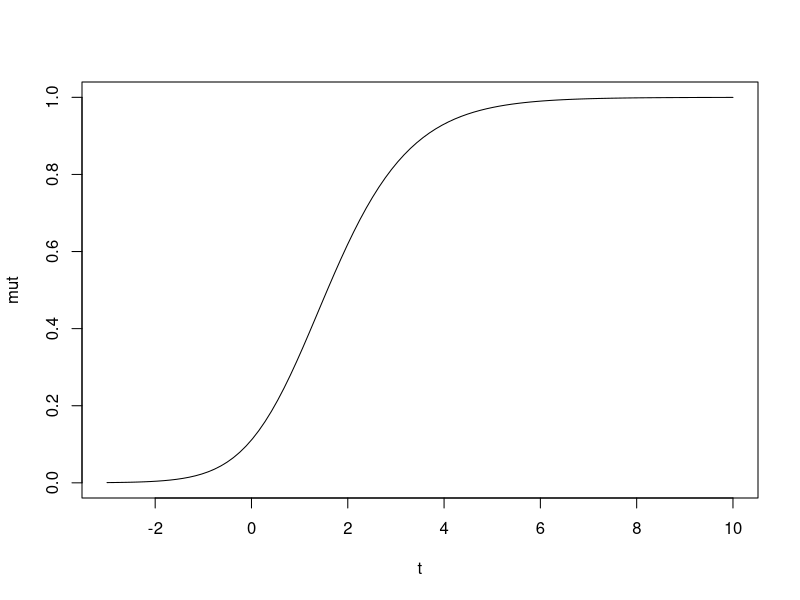
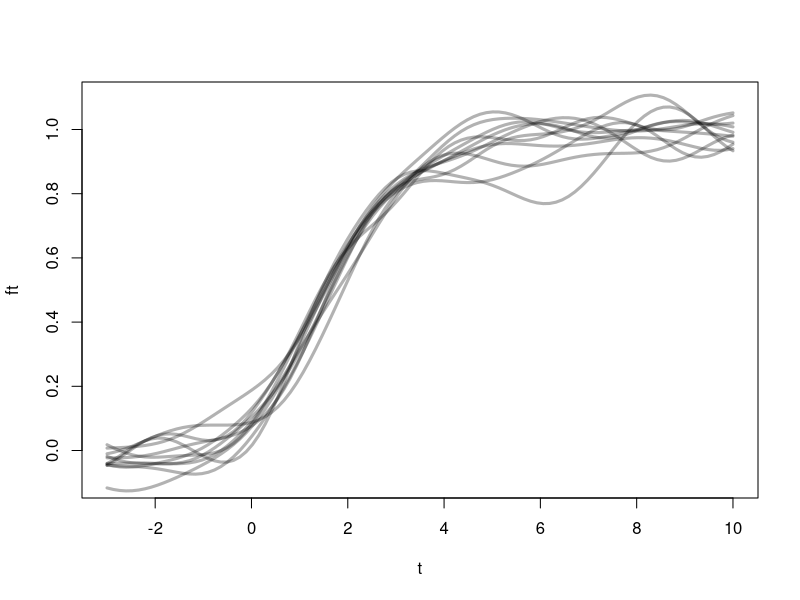
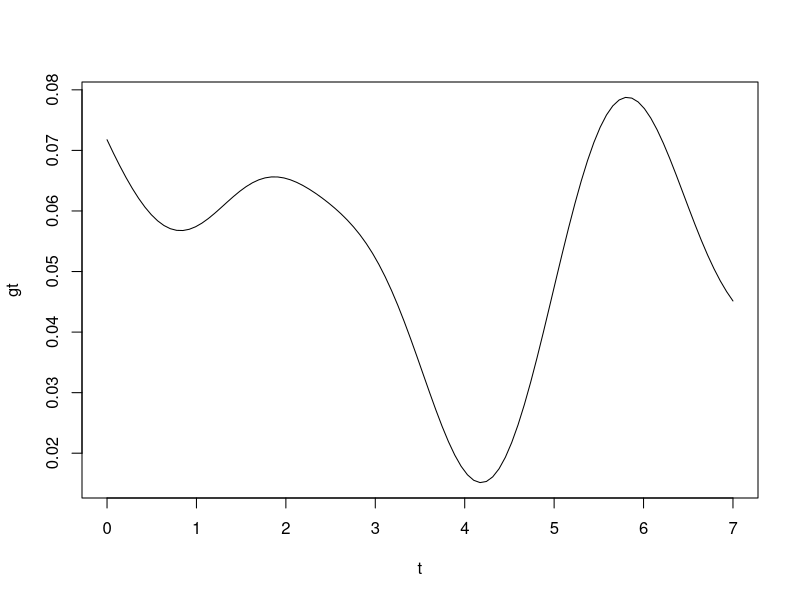
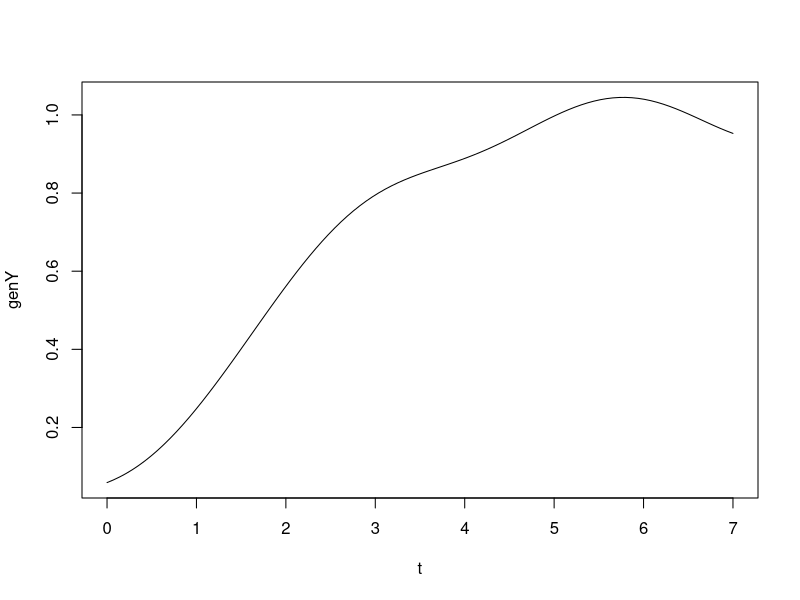
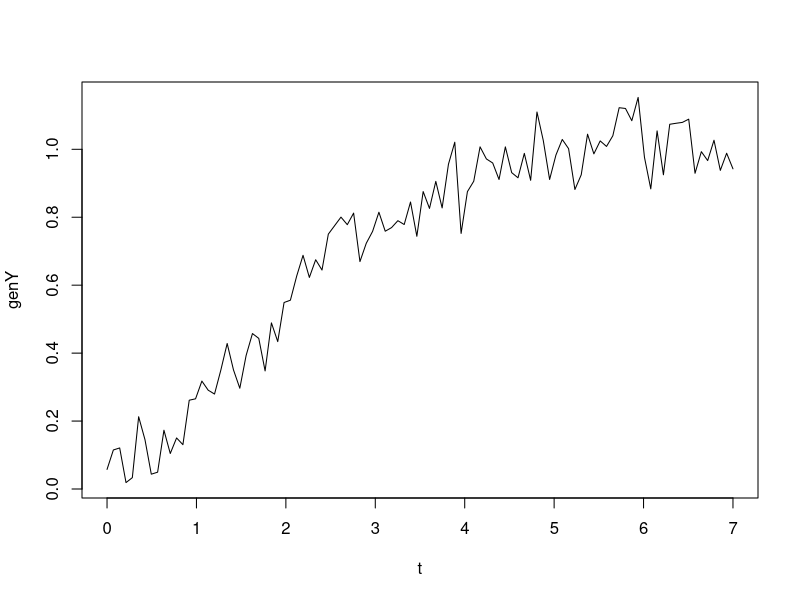
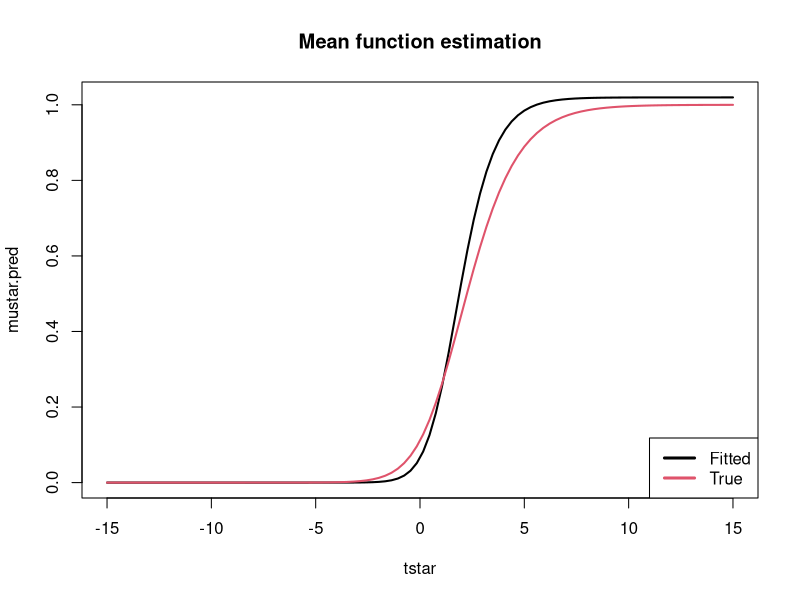

Reproduce these figures in R, in order. (Note: this script raises an error after producing the figures.)
library(mvtnorm)
library(kernlab)
library(optimx)





# RBF kernel

ker <- function(x, l, sigf) {
  rbf <- rbfdot(sigma = 1/l^2)
  return(sigf^2 * kernelMatrix(rbf, x = x))
}

ker2 <- function(x, y, l, sigf) {
  rbf <- rbfdot(sigma = 1/l^2)
  return(sigf^2 * kernelMatrix(rbf, x = x, y = y))
}




mu <- function(t, a = 1, b0 = 1, b1 = 1) {
  a / (1 + b0 * exp(- b1 * t))^2
}



t <- seq(-3,10, length.out = 100)
mut <- mu(t,a = 1, b0 = 2, b1 = 1)
plot(t, mut, type = 'l')

covmat <- ker(t, l = 1.5, sigf = .05)
ft <- rmvnorm(1, mut, covmat)
plot(t, ft, type = 'l', lwd = 3, ylim = c(-0.1,1.1), col = rgb(0,0,0,.3))
for (i in 1:10){
  ft <- rmvnorm(1, mut, covmat)
  lines(t, ft, lwd = 3, , col = rgb(0,0,0,.3))
}



t <- seq(0,7, length.out = 100)
mut <- mu(t,a = 1, b0 = 2, b1 = 1)
covmat <- ker(t, l = 1.5, sigf = .05)
gt <- rmvnorm(1, mean = rep(0, 100), sigma =  covmat)

plot(t, gt, type = 'l')


genY <- rmvnorm(1, mut, covmat) 
plot(t, genY, type = 'l')

genY <- genY + rnorm(100,0,.06)
genY <- as.numeric(genY)
plot(t, genY, type = 'l')





#--------------------------


Hyper <- function(x, y, init.val = c(1,1,1,1,1,1)) {
  
  marlik <- function(theta) {
    x <- as.matrix(x)
    n <- dim(x)[1]
    k <- ker(x = x, l = theta[1], sigf = theta[2])
    -dmvnorm(x = y, mean = mu(x, a = theta[4], b0 = theta[5], b1 = theta[6]),  sigma = k + theta[3]^2 * diag(n), log = T)
  }
  
  hyp <- optim(par= init.val, fn = marlik, method = 'Nelder-Mead',
               control=list(maxit = 10000))
  print(hyp)
  return(hyp$par)
  
}

#--- Multistart
parseq <- c(.01,.1,1)
parmat <- expand.grid(parseq, parseq, parseq, parseq, parseq, parseq)

Hyper.ms <- function(x, y) {
  
  marlik <- function(theta) {
    x <- as.matrix(x)
    n <- dim(x)[1]
    #theta <- theta^2
    k <- ker(x = x, l = theta[1], sigf = theta[2])
    -dmvnorm(x = y, mean = mu(x, a = theta[4], b0 = theta[5], b1 = theta[6]),  sigma = k + theta[3]^2 * diag(n), log = T)
  }
  
  hyp <- multistart(parmat=parmat, fn = marlik, method = 'Nelder-Mead',
               control=list(maxit = 10000))
  #print(hyp)
  return(hyp)
  
}

#---

dt <- cbind(genY, t)
dt <- as.data.frame(dt)
nonlin <- nls(genY ~ a / (1 + b0 * exp(- b1 * t))^2, data = dt, start = list(a = 1, b0 = 1, b1 = 1))
nonlin.par <- coef(nonlin)

theta <- Hyper(x = t, y = genY, init.val = c(1,1,1,nonlin.par))
#theta.ms <- Hyper.ms(x = t, y = genY)
#theta <- theta.ms[which(theta.ms$value == min(theta.ms$value)),]
#theta <- theta[1:6]
#theta <- as.numeric(theta)


tstar <- seq(-15,15, length.out = 100)
mutstar <- mu(tstar,a = 1, b0 = 2, b1 = .7)
mu.pred <- mu(t,a = theta[4], b0 = theta[5], b1 = theta[6])
mustar.pred <- mu(tstar,a = theta[4], b0 = theta[5], b1 = theta[6])

plot(tstar, mustar.pred, type = 'l', lwd = 2, col = 1, ylim = c(0, max(1,theta[4])), main = 'Mean function estimation')
lines(tstar, mutstar, lwd = 2, col = 2)
legend('bottomright', c( 'Fitted',  'True'), lty = 1, lwd = 3, col = 1:2)


n <- length(t)
nx <- length(tstar)
kx <- ker2(x = tstar, y = t, l = theta[1], sigf = theta[2])
kxx <- ker(x = tstar, l = theta[1], sigf = theta[2]) + theta[3]^2 * diag(nx)
k <- ker(x = t, l = theta[1], sigf = theta[2]) + theta[3]^2 * diag(n)
kinv <- chol2inv(chol(k))
posmu <- kx %*% (kinv %*% matrix(genY - mu.pred, ncol = 1))
posmu <- pred + posmu

plot(tstar, posmu, type = 'l', lwd = 2, col = 2, main = 'Posterior mean', ylim = c(0,1.1))
points(t, genY)
lines(tstar, mutstar, lwd = 2)
